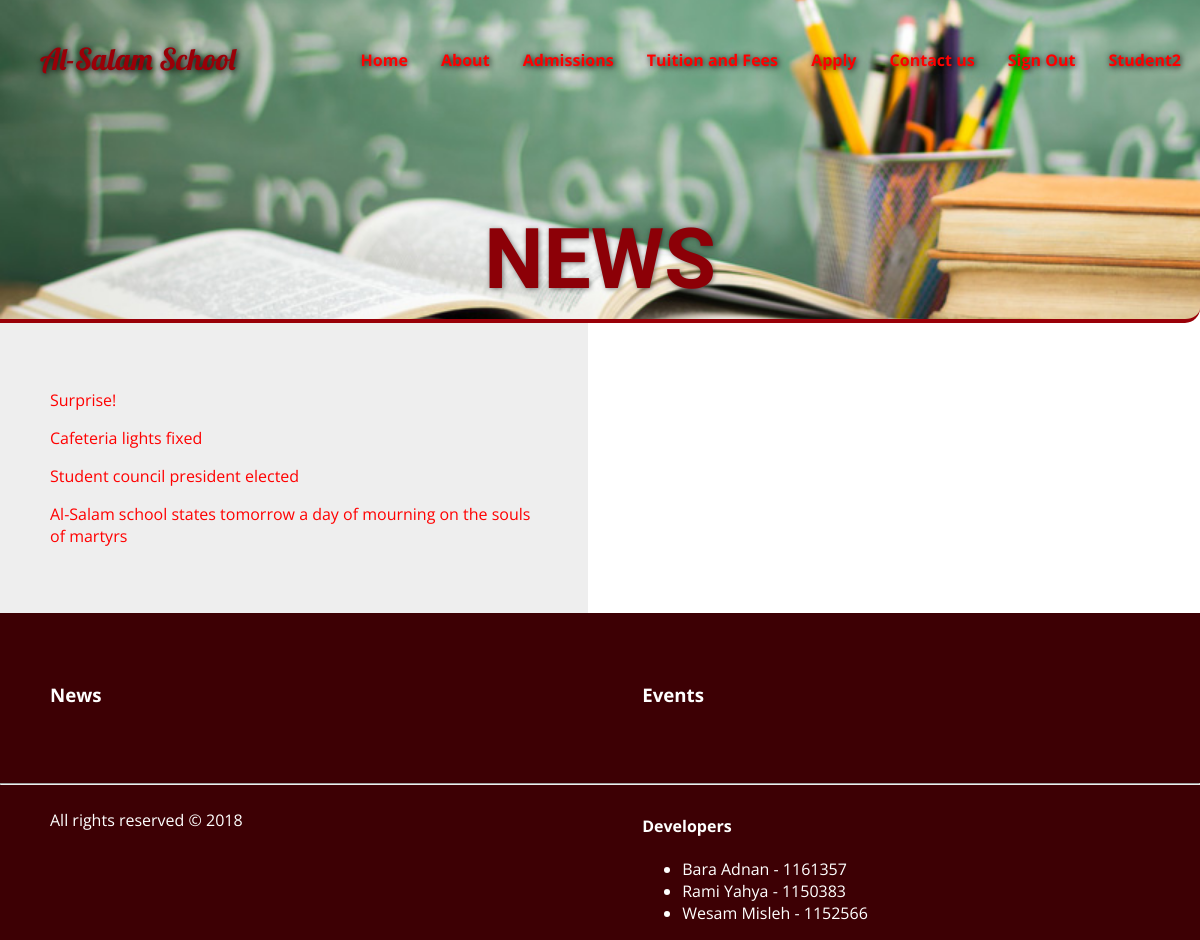
/news.php (signed in), run on the app's committed database.
### tables this page shows
CREATE TABLE IF NOT EXISTS `news` (
  `newsID` int(11) NOT NULL,
  `short_story` varchar(1000) NOT NULL,
  `full_story` varchar(10000) NOT NULL
);

### src/php/DatabaseAPI.php (called while the page is built, shortened)
<?php
class Database
{
    private static $conn = null;
    public function __construct()
    {
        $dbName = '' ;
        $dbHost = 'studentswebprojects.ritaj.ps';
        $dbUsername = '';
        $dbUserPassword = '';
        try {
            self::$conn = new PDO('mysql:host='.$dbHost.';dbname='.$dbName, $dbUsername, $dbUserPassword);
            self::$conn->setAttribute(PDO::ATTR_ERRMODE, PDO::ERRMODE_EXCEPTION);
        }
        catch(PDOException $e)
        {
            echo "Connection failed: " . $e->getMessage();
        }
    }
    public function select($arr, $table, $cond, $group, $having, $order, $limit)
    {
        $stmt = "select ";
        $stmt .= implode(", ", $arr);
        if ($cond != null)
        {
            $stmt .= " from " . $table . " where " . $cond;
        }
        else
        {
            $stmt .= " from " . $table;
        }
        if($order != null)
        {
            $stmt .= " order by " . $order;
        }
        $sql = self::$conn->prepare($stmt);
        $sql->execute();
        return $sql->fetchAll(PDO::FETCH_ASSOC);
    }
}
?>

### src/news.php (the view)
<?php
  require_once('php/header.php');
?>
    <main class="bg">
      <section class="full-width styledMain">
        <h1>News</h1>
      </section>
    </main>
    <main class="maincontent half" id="maCont">
   <?php
      require_once 'php/DatabaseAPI.php';
      $db = new Database();
      $data = $db->select(array("short_story", "full_story"), "news", null, null, null, "newsID desc", null);
      foreach($data as $news)
      {
        echo '<p><a value="' . $news['full_story'] . '">' . $news['short_story'] . '</a></p>';
      }
    ?>
    </main>
    <div class="half" id="expand"></div>
<?php
  require_once('php/footer.php');
?>

### src/css/main.css (style rules this page uses)
body { margin: 0; font-family: 'Open Sans', sans-serif; }
a { color: white; text-decoration: none; }
.bg { padding-top: 200px; background: url('../images/header.jpg'); background-size: cover; background-position: center; height: auto; border-style: solid; border-color: #990008; border-width: 0px 0px 4px 0px; border-radius: 0px 0px 15px 0px; }
main { width: 100%; }
main > section { box-sizing: border-box; padding: 10px }
.full-width { width: 100%; }
.styledMain h1 { font-family: 'Signika', cursive; font-size: 7vw; margin: 0; text-align: center; color: #8c0007; text-shadow: 1px 1px 5px rgba(0,0,0,0.5); text-transform: uppercase; }
::placeholder { color: #990008; opacity: 1; }
.maincontent { padding: 20px 20px; background: #eee; box-sizing: border-box; }
.half { padding: 50px; vertical-align: top; width: 49%; display: inline-block; box-sizing: border-box; }
#expand { color: #3d0004; font-weight: bold; }
main > p > a { color: red; }

### data on the page
news: short_story "Surprise!"
news: short_story "Cafeteria lights fixed"
news: short_story "Student council president elected"
news: short_story "Al-Salam school states tomorrow a day of mourning on the souls of martyrs"

### other printed values
$_SESSION['username'] "Student2"
